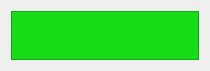
<?xml version="1.0" encoding="UTF-8"?>
<ui version="4.0">
 <class>LcdGui</class>
 <widget class="QWidget" name="LcdGui">
  <property name="geometry">
   <rect>
    <x>0</x>
    <y>0</y>
    <width>196</width>
    <height>57</height>
   </rect>
  </property>
  <property name="sizePolicy">
   <sizepolicy hsizetype="Fixed" vsizetype="Fixed">
    <horstretch>0</horstretch>
    <verstretch>0</verstretch>
   </sizepolicy>
  </property>
  <property name="windowTitle">
   <string>Lcd</string>
  </property>
  <layout class="QHBoxLayout" name="horizontalLayout">
   <item>
    <widget class="QTextBrowser" name="textBrowser">
     <property name="sizePolicy">
      <sizepolicy hsizetype="Fixed" vsizetype="Fixed">
       <horstretch>0</horstretch>
       <verstretch>0</verstretch>
      </sizepolicy>
     </property>
     <property name="minimumSize">
      <size>
       <width>188</width>
       <height>49</height>
      </size>
     </property>
     <property name="maximumSize">
      <size>
       <width>188</width>
       <height>49</height>
      </size>
     </property>
     <property name="styleSheet">
      <string notr="true">background-color: rgb(22, 219, 22);
font: 75 12pt &quot;Monospace&quot;;</string>
     </property>
     <property name="verticalScrollBarPolicy">
      <enum>Qt::ScrollBarAlwaysOff</enum>
     </property>
     <property name="horizontalScrollBarPolicy">
      <enum>Qt::ScrollBarAlwaysOff</enum>
     </property>
     <property name="lineWrapMode">
      <enum>QTextEdit::NoWrap</enum>
     </property>
     <property name="html">
      <string>&lt;!DOCTYPE HTML PUBLIC &quot;-//W3C//DTD HTML 4.0//EN&quot; &quot;http://www.w3.org/TR/REC-html40/strict.dtd&quot;&gt;
&lt;html&gt;&lt;head&gt;&lt;meta name=&quot;qrichtext&quot; content=&quot;1&quot; /&gt;&lt;style type=&quot;text/css&quot;&gt;
p, li { white-space: pre-wrap; }
&lt;/style&gt;&lt;/head&gt;&lt;body style=&quot; font-family:'Monospace'; font-size:12pt; font-weight:72; font-style:normal;&quot;&gt;
&lt;p style=&quot;-qt-paragraph-type:empty; margin-top:0px; margin-bottom:0px; margin-left:0px; margin-right:0px; -qt-block-indent:0; text-indent:0px;&quot;&gt;&lt;br /&gt;&lt;/p&gt;&lt;/body&gt;&lt;/html&gt;</string>
     </property>
    </widget>
   </item>
  </layout>
 </widget>
 <resources/>
 <connections/>
</ui>
